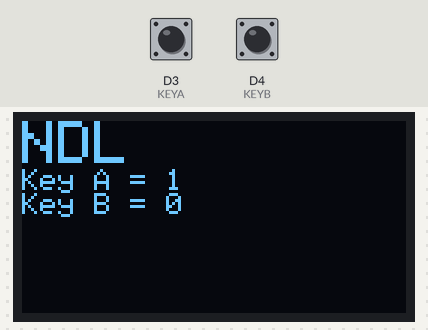
Bench run of a sketch on a simulated ESP8266 (NodeMCU). On the bench: 128×64 one-colour display. Inputs (shaded band) come from the test bench; at power-on: D3 (KEYA) HIGH, D4 (KEYB) LOW.

Above: at 2.2 s.
2.3 s: D3 (KEYA) pulled LOW for 0.25 s
At 2.52 s:
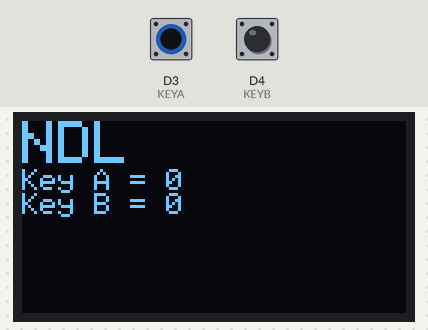
4.1 s: D4 (KEYB) pulled HIGH for 0.25 s
At 4.32 s:
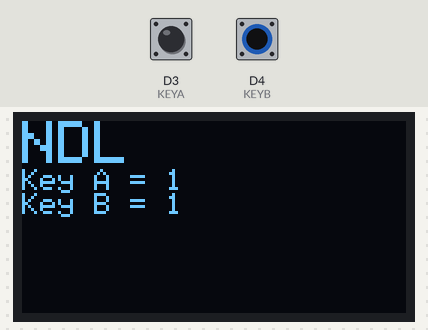
Timing chart, 0 to 7.1 s (numbered marks = the images above; inputs shaded):
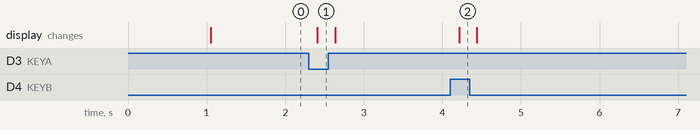

The sketch:

DisplayTest.ino
```cpp
#include <Adafruit_GFX.h>
#include <Adafruit_SSD1306.h>

#define KEYA D3
#define KEYB D4
#define OLED_RESET 1  //GPIO1

Adafruit_SSD1306 display(OLED_RESET);

void setup() {
  // put your setup code here, to run once:
  display.begin(SSD1306_SWITCHCAPVCC, 0x3C);
  delay(1000);

  pinMode(KEYA, INPUT);
  pinMode(KEYB, INPUT);
}

void loop() {
  // put your main code here, to run repeatedly:
  display.clearDisplay();
  display.setCursor(0,0);
  display.setTextColor(WHITE);
  display.setTextSize(2);
  display.println("NDL");
  display.setTextSize(1);
  display.print("Key A = ");
  display.println(digitalRead(KEYA));
  display.print("Key B = ");
  display.println(digitalRead(KEYB));
  display.display();
  delay(200);
}
```

Measured:
- after the input at 2.3 s, the display: changes after 0.11 s (image 1)
- after the input at 4.1 s, the display: changes after 0.11 s (image 2)
